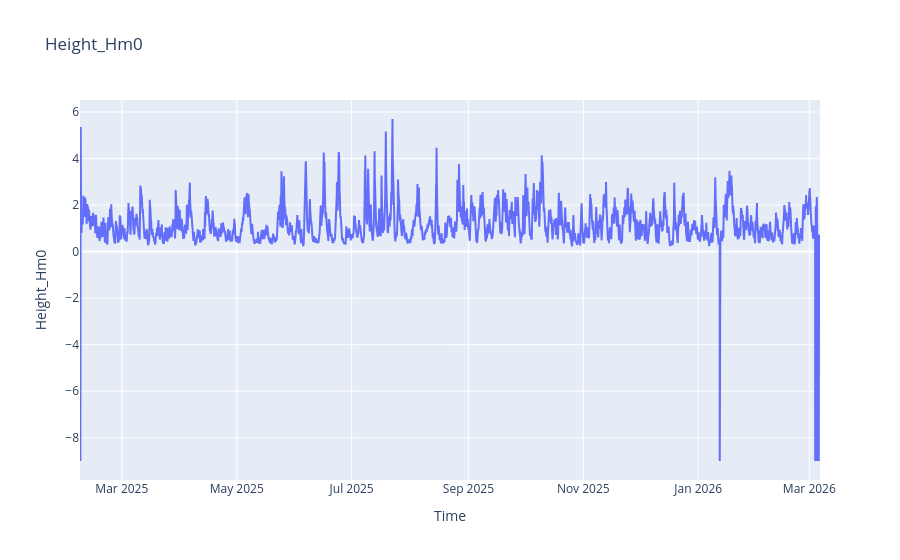

Notebook cell for this chart:
### Code cell
import plotly.graph_objects as go

fig = go.Figure()
fig.add_trace(
    go.Scatter(
        x=ds.time.values,
        y=ds.Height_Hm0.values,
        mode='lines',
        name='Height_Hm0'
    )
)
fig.update_layout(
    title='Height_Hm0',
    xaxis_title='Time',
    yaxis_title='Height_Hm0'
)
fig.show()

### Figure 1 — Plotly figure (JSON) as saved in the notebook; plotly's stock layout.template omitted (floating-point values rounded to 4 significant figures; data arrays with more than 128 entries replaced by an {"elided": "..."} marker saying what was removed)
{"data": [{"mode": "lines", "name": "Height_Hm0", "type": "scatter", "x": {"elided": "28288 str values"}, "y": {"elided": "28288 float values"}}], "layout": {"title": {"text": "Height_Hm0"}, "xaxis": {"title": {"text": "Time"}}, "yaxis": {"title": {"text": "Height_Hm0"}}}}
